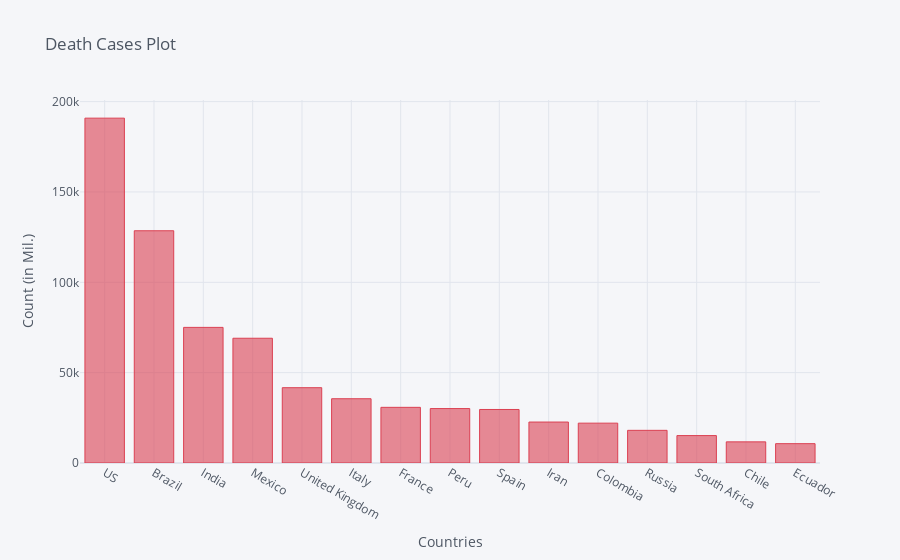

Source (notebook cell):
### Code cell
death_df2_plot.iplot(kind='bar', x='Country/Region', y='9/9/20',color='red',
                    title='Death Cases Plot',xTitle='Countries',yTitle='Count (in Mil.)')

### Figure 1 — Plotly figure (JSON) as saved in the notebook; plotly's stock layout.template omitted (floating-point values rounded to 4 significant figures)
{"data": [{"marker": {"color": "rgba(219, 64, 82, 0.6)", "line": {"color": "rgba(219, 64, 82, 1.0)", "width": 1}}, "name": "9/9/20", "orientation": "v", "text": "", "type": "bar", "x": ["US", "Brazil", "India", "Mexico", "United Kingdom", "Italy", "France", "Peru", "Spain", "Iran", "Colombia", "Russia", "South Africa", "Chile", "Ecuador"], "y": [190859, 128539, 75062, 69049, 41683, 35577, 30805, 30123, 29628, 22669, 22053, 18080, 15168, 11702, 10701]}], "layout": {"legend": {"bgcolor": "#F5F6F9", "font": {"color": "#4D5663"}}, "paper_bgcolor": "#F5F6F9", "plot_bgcolor": "#F5F6F9", "title": {"font": {"color": "#4D5663"}, "text": "Death Cases Plot"}, "xaxis": {"gridcolor": "#E1E5ED", "showgrid": true, "tickfont": {"color": "#4D5663"}, "title": {"font": {"color": "#4D5663"}, "text": "Countries"}, "zerolinecolor": "#E1E5ED"}, "yaxis": {"gridcolor": "#E1E5ED", "showgrid": true, "tickfont": {"color": "#4D5663"}, "title": {"font": {"color": "#4D5663"}, "text": "Count (in Mil.)"}, "zerolinecolor": "#E1E5ED"}}}
